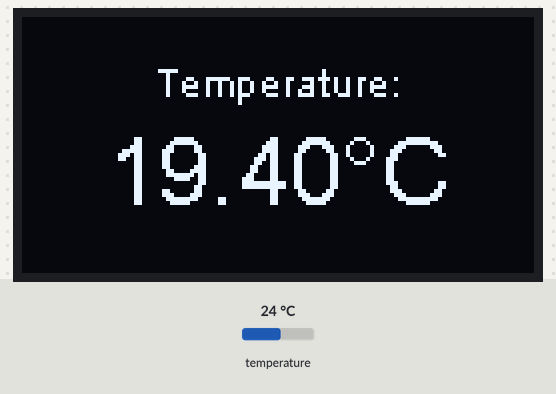
A sketch run on a simulated ESP8266 (NodeMCU). Parts: 128×64 one-colour display. Inputs (shaded band) come from the test bench; at power-on: temperature 24 °C. WiFi joins after 1.5 s; servers stay silent unless stated; random numbers use the default seed unless the sketch sets one; no MQTT or app messages arrive unless stated; what the sketch prints to the serial monitor is not drawn.

Above: at 2.7 s.

The sketch:

esp8266-mcp9808-oled-mqtt.ino
```cpp
#include <ESP8266WiFi.h> // To connect to WiFi
#include <Wire.h>  // Only needed for Arduino 1.6.5 and earlier
#include "SSD1306Wire.h" // legacy include: `#include "SSD1306.h"`
#include "Adafruit_MCP9808.h" // MCP9808 temperature sensor
#include <PubSubClient.h>

// Initialize the OLED display using Wire library
SSD1306Wire  display(0x3c, D2, D1);  //D2=SDK  D1=SCK  As per labeling on NodeMCU

// Initialise the MCP9808 sensor
Adafruit_MCP9808 tempsensor = Adafruit_MCP9808();

// WiFi credentials
const char* ssid = "ADD_HERE";
const char* password = "ADD_HERE";

// Static IP address
IPAddress ip(192, 168, 1, 42); // Uses commas, not points!
IPAddress gateway(192, 168, 1, 254);
IPAddress subnet(255, 255, 255, 0);
IPAddress primary_dns(192, 168, 1, 254);
IPAddress secondary_dns(1, 1, 1, 1);

// MQTT credentials
const char* mqtt_server = "192.168.1.24"; // Okay to use points now...
const char* channel = "sensors";
const char* level = "downstairs";
const char* room = "living-room";
WiFiClient espClient;
PubSubClient client(espClient);

void setup() {
  delay(1000);
  Serial.begin(115200);
  WiFi.config(ip, gateway, subnet, primary_dns, secondary_dns);
  WiFi.begin(ssid, password);
  while (!Serial); // waits for serial terminal to be open, necessary in newer Arduino boards.
  Serial.print("Connecting to WiFi");
  while (WiFi.status() != WL_CONNECTED) {
    delay(500);
    Serial.print(".");
  }
  Serial.println("");
  Serial.print("WiFi connected with IP ");
  Serial.println(WiFi.localIP());
  client.setServer(mqtt_server, 1883);
  Serial.println("Connected to MQTT server: " + String(mqtt_server));
  Serial.println("");
  Serial.println("Initialising MCP9808 sensor...");
  Serial.println("Initializing OLED display...");
  display.init();
  display.flipScreenVertically();

  if (!tempsensor.begin(0x18)) {
    Serial.println("Couldn't find the MCP9808 sensor! Check the connections and that the I2C address is correct.");
    while (1);
  }

  Serial.println("Found MCP9808!");
  tempsensor.setResolution(3); // sets the resolution of the reading:
  // Mode Resolution SampleTime
  //  0    0.5°C       30 ms
  //  1    0.25°C      65 ms
  //  2    0.125°C     130 ms
  //  3    0.0625°C    250 ms
}
void reconnect() {
  // Loop until we're reconnected
  while (!client.connected()) {
    Serial.print("Attempting MQTT connection...");
    // Create a random client ID
    String clientId = "ESP8266Client-";
    clientId += String(random(0xffff), HEX);
    // Attempt to connect
    if (client.connect(clientId.c_str())) {
      Serial.println("connected");
    } else {
      Serial.print("failed, rc=");
      Serial.print(client.state());
      Serial.println(" try again in 5 seconds");
      // Wait 5 seconds before retrying
      delay(5000);
    }
  }
}

void loop() {
  if (!client.connected()) {
    reconnect();
  }
  display.clear();
  display.setTextAlignment(TEXT_ALIGN_CENTER);
  //float c = tempsensor.readTempC(); // Use if sensor is not in a case
  float c = tempsensor.readTempC() - 4.6; // Calibrated value for sensor if housed in a case
  Serial.print("Temp: ");
  Serial.print(c, 4); Serial.print("°C\t.");
  display.setFont(ArialMT_Plain_10);
  display.drawString(64, 10, "Temperature:");
  display.setFont(ArialMT_Plain_24);
  display.drawString(64, 25, String(c, 2) + "°C");
  display.display();
  Serial.println("");
  String v1 = ("temperature,room=" + String(room) + ",floor=" + String(level) + " value=" + String(c));
  client.publish(channel, v1.c_str(), true);
  Serial.println("Data sent to MQTT server...");
  delay(60000);
}
//=========================================================================
```
